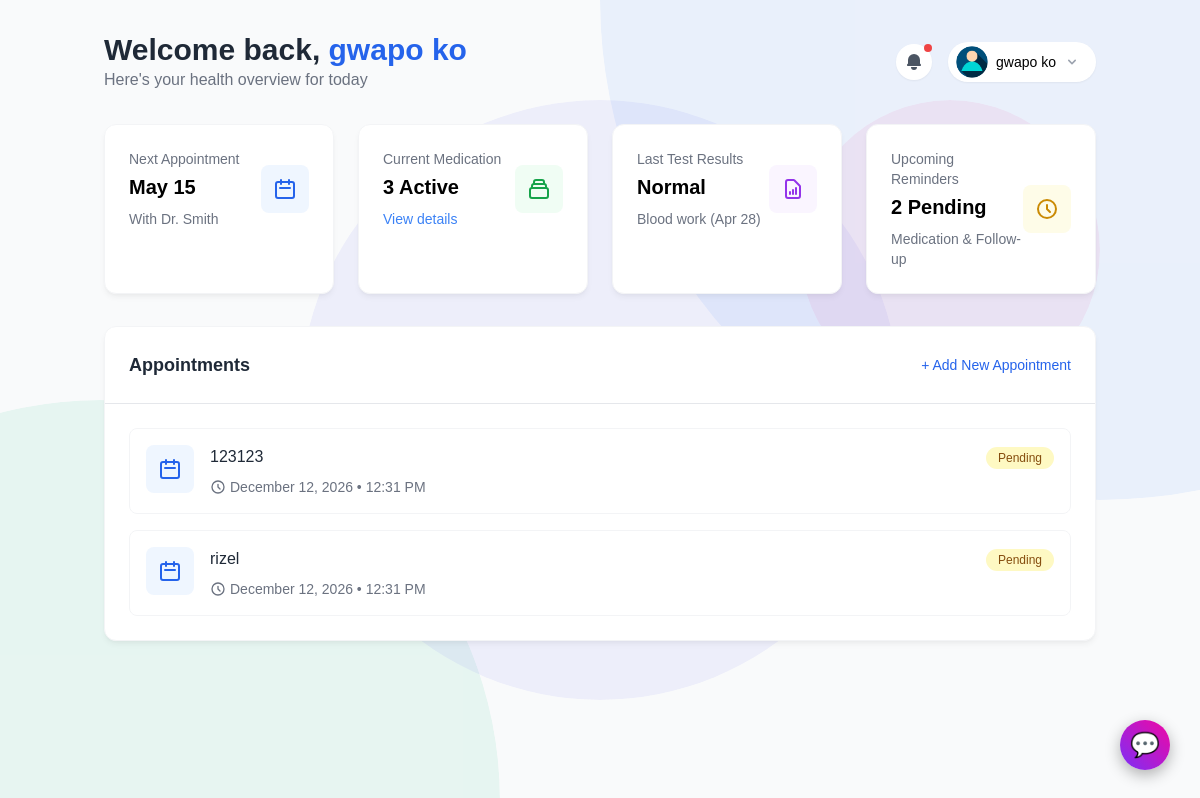
The app's page /patient-dashboard.php (signed in) with its own data.
### tables this page shows
CREATE TABLE `appointments` (
  `id` int(11) NOT NULL,
  `patients_id` int(11) DEFAULT NULL,
  `appointment_date` date DEFAULT NULL,
  `appointment_time` time DEFAULT NULL,
  `appointment_details` varchar(255) DEFAULT NULL,
  `status` varchar(255) DEFAULT NULL
);

### admin/includes/patients-session.php (called while the page is built, shortened)
<?php
$servername = "localhost";
$username   = "root";
$dbpassword = "";
$dbname     = "mhms";
$conn = new mysqli($servername, $username, $dbpassword, $dbname);
$patient_id = $_SESSION['patient_id'];
$appointments_stmt = $conn->prepare("SELECT appointment_date, appointment_time, appointment_details FROM appointments WHERE patients_id = ?");
$appointments_stmt->bind_param("i", $patient_id);
$appointments_stmt->execute();
$appointments_result = $appointments_stmt->get_result();
$appointments = [];
while ($row = $appointments_result->fetch_assoc()) {
    $appointments[] = $row;
}
?>

### patient-dashboard.php (the view, shortened to what this page needs)
<?php include 'admin/includes/patients-session.php'; ?>
<!DOCTYPE html>
<html lang="en">
<head>
    <script src="https://cdn.tailwindcss.com"></script>
</head>
<body class="bg-gray-50 min-h-screen relative overflow-x-hidden">
    <div class="container mx-auto px-4 py-8">
        <div class="flex flex-col md:flex-row justify-between items-start md:items-center mb-8 gap-4">
            <div>
                <h1 class="text-3xl font-bold text-gray-800">Welcome back, <span class="text-blue-600">
                <?php echo htmlspecialchars($_SESSION['first_name']); ?> <?php echo htmlspecialchars($_SESSION['last_name']); ?>
                </span></h1>
                <p class="text-gray-500">Here's your health overview for today</p>
            </div>
            <div class="flex items-center space-x-4">
                <button class="p-2 rounded-full bg-white shadow-sm text-gray-600 hover:bg-gray-50 relative">
                    <svg xmlns="http://www.w3.org/2000/svg" class="h-5 w-5" viewBox="0 0 20 20" fill="currentColor">
                        <path d="M10 2a6 6 0 00-6 6v3.586l-.707.707A1 1 0 004 14h12a1 1 0 00.707-1.707L16 11.586V8a6 6 0 00-6-6zM10 18a3 3 0 01-3-3h6a3 3 0 01-3 3z" />
                    </svg>
                    <span class="absolute top-0 right-0 h-2 w-2 rounded-full bg-red-500"></span>
                </button>
<div class="profile-container relative">
    <button onclick="toggleProfileDropdown()" class="flex items-center space-x-2 bg-white rounded-full pl-2 pr-4 py-1 shadow-sm hover:bg-gray-50">
    <img id="profileImage"
     src="admin/includes/uploads/<?php echo ($_SESSION['profile_image'] ? $_SESSION['profile_image'] : 'patients.png'); ?>"
     class="h-8 w-8 rounded-full" alt="User">
                        <span class="text-sm font-medium">
                        <?php echo htmlspecialchars($_SESSION['first_name']); ?> <?php echo htmlspecialchars($_SESSION['last_name']); ?>
                        </span>
                        <svg xmlns="http://www.w3.org/2000/svg" class="h-4 w-4 text-gray-400" viewBox="0 0 20 20" fill="currentColor">
                            <path fill-rule="evenodd" d="M5.293 7.293a1 1 0 011.414 0L10 10.586l3.293-3.293a1 1 0 111.414 1.414l-4 4a1 1 0 01-1.414 0l-4-4a1 1 0 010-1.414z" clip-rule="evenodd" />
                        </svg>
    </button>
</div>
            </div>
        </div>
        <div class="grid grid-cols-1 md:grid-cols-2 lg:grid-cols-4 gap-6 mb-8">
            <div class="bg-white enhanced-card p-6 rounded-xl border border-gray-100">
                <div class="flex items-center justify-between">
                    <div>
                        <p class="text-sm text-gray-500">Next Appointment</p>
                        <h3 class="text-xl font-bold mt-1">May 15</h3>
                        <p class="text-sm text-gray-500 mt-2">With Dr. Smith</p>
                    </div>
                    <div class="p-3 rounded-lg bg-blue-50 text-blue-600">
                        <svg xmlns="http://www.w3.org/2000/svg" class="h-6 w-6" fill="none" viewBox="0 0 24 24" stroke="currentColor">
                            <path stroke-linecap="round" stroke-linejoin="round" stroke-width="2" d="M8 7V3m8 4V3m-9 8h10M5 21h14a2 2 0 002-2V7a2 2 0 00-2-2H5a2 2 0 00-2 2v12a2 2 0 002 2z" />
                        </svg>
                    </div>
                </div>
            </div>
            <div class="bg-white enhanced-card p-6 rounded-xl border border-gray-100">
                <div class="flex items-center justify-between">
                    <div>
                        <p class="text-sm text-gray-500">Current Medication</p>
                        <h3 class="text-xl font-bold mt-1">3 Active</h3>
                        <p class="text-sm text-blue-500 mt-2">View details</p>
                    </div>
                    <div class="p-3 rounded-lg bg-green-50 text-green-600">
                    </div>
                </div>
            </div>
            <div class="bg-white enhanced-card p-6 rounded-xl border border-gray-100">
                <div class="flex items-center justify-between">
                    <div>
                        <p class="text-sm text-gray-500">Last Test Results</p>
                        <h3 class="text-xl font-bold mt-1">Normal</h3>
                        <p class="text-sm text-gray-500 mt-2">Blood work (Apr 28)</p>
                    </div>
                    <div class="p-3 rounded-lg bg-purple-50 text-purple-600">
                        <svg xmlns="http://www.w3.org/2000/svg" class="h-6 w-6" fill="none" viewBox="0 0 24 24" stroke="currentColor">
                            <path stroke-linecap="round" stroke-linejoin="round" stroke-width="2" d="M9 17v-2m3 2v-4m3 4v-6m2 10H7a2 2 0 01-2-2V5a2 2 0 012-2h5.586a1 1 0 01.707.293l5.414 5.414a1 1 0 01.293.707V19a2 2 0 01-2 2z" />
                        </svg>
                    </div>
                </div>
            </div>
            <div class="bg-white enhanced-card p-6 rounded-xl border border-gray-100">
                <div class="flex items-center justify-between">
                    <div>
                        <p class="text-sm text-gray-500">Upcoming Reminders</p>
                        <h3 class="text-xl font-bold mt-1">2 Pending</h3>
                        <p class="text-sm text-gray-500 mt-2">Medication & Follow-up</p>
                    </div>
                    <div class="p-3 rounded-lg bg-yellow-50 text-yellow-600">
                        <svg xmlns="http://www.w3.org/2000/svg" class="h-6 w-6" fill="none" viewBox="0 0 24 24" stroke="currentColor">
                            <path stroke-linecap="round" stroke-linejoin="round" stroke-width="2" d="M12 8v4l3 3m6-3a9 9 0 11-18 0 9 9 0 0118 0z" />
                        </svg>
                    </div>
                </div>
            </div>
        </div>
<div class="mt-8 bg-white enhanced-card rounded-xl border border-gray-100 overflow-hidden">
    <div class="p-6 border-b">
        <div class="flex justify-between items-center">
            <h2 class="text-lg font-semibold text-gray-800">Appointments</h2>
            <button id="openModalBtn" class="text-sm text-blue-600 hover:text-blue-800">+ Add New Appointment</button>
        </div>
    </div>
    <div class="p-6">
        <div class="space-y-4">
            <?php if (count($appointments) > 0): ?>
                <?php foreach ($appointments as $appointment): ?>
                    <div class="flex items-start p-4 border border-gray-100 rounded-lg">
                        <div class="flex-shrink-0 p-3 rounded-lg bg-blue-50 text-blue-600 mr-4">
                            <svg xmlns="http://www.w3.org/2000/svg" class="h-6 w-6" fill="none" viewBox="0 0 24 24" stroke="currentColor">
                                <path stroke-linecap="round" stroke-linejoin="round" stroke-width="2" d="M8 7V3m8 4V3m-9 8h10M5 21h14a2 2 0 002-2V7a2 2 0 00-2-2H5a2 2 0 00-2 2v12a2 2 0 002 2z" />
                            </svg>
                        </div>
                        <div class="flex-grow">
                            <h3 class="font-medium text-gray-800"><?php echo htmlspecialchars($appointment['appointment_details']); ?></h3>
                            <div class="mt-2 flex items-center text-sm text-gray-500">
                                <svg xmlns="http://www.w3.org/2000/svg" class="h-4 w-4 mr-1" fill="none" viewBox="0 0 24 24" stroke="currentColor">
                                    <path stroke-linecap="round" stroke-linejoin="round" stroke-width="2" d="M12 8v4l3 3m6-3a9 9 0 11-18 0 9 9 0 0118 0z" />
                                </svg>
                                <?php echo date('F j, Y • g:i A', strtotime($appointment['appointment_date'] . ' ' . $appointment['appointment_time'])); ?>
                            </div>
                        </div>
                        <div class="flex-shrink-0 ml-4">
                            <?php
                            $status = 'Pending';
                            echo "<span class='px-3 py-1 text-xs font-medium rounded-full bg-yellow-100 text-yellow-800'>{$status}</span>";
                            ?>
                        </div>
                    </div>
                <?php endforeach; ?>
            <?php else: ?>
                <p class="text-gray-500">You have no upcoming appointments.</p>
            <?php endif; ?>
        </div>
    </div>
</div>
<?php include_once('chatbot.php'); ?>
</body>
</html>

### chatbot.php (shortened to what this page needs)
<!DOCTYPE html>
<html lang="en">
<head>
</head>
<body>
<div class="chatbox-toggle" id="chatboxToggle">
  💬
</div>
</body>
</html>

### patient-dashboard.php (style rules this page uses)
.enhanced-card { box-shadow: 0 4px 6px -1px rgba(0, 0, 0, 0.05), 0 2px 4px -1px rgba(0, 0, 0, 0.03); transition: all 0.3s ease; }

### chatbot.php (style rules this page uses)
body { margin: 0; padding: 0; font-family: 'Poppins', sans-serif; height: 100vh; background: url('R.jpg') no-repeat center center/cover; position: relative; }
.chatbox-toggle { position: fixed; bottom: 30px; right: 30px; background: linear-gradient(45deg, #7b2ff7, #f107a3); color: white; width: 50px; height: 50px; border-radius: 50%; font-size: 24px; display: flex; align-items: center; justify-content: center; cursor: pointer; box-shadow: 0 5px 15px rgba(0,0,0,0.3); z-index: 1001; }

### records on screen
appointments: appointment_details "123123", appointment_date+appointment_time "December 12, 2026 • 12:31 PM", status "Pending"
appointments: appointment_details "rizel", appointment_date+appointment_time "December 12, 2026 • 12:31 PM", status "Pending"

### other values on screen
$_SESSION['first_name'] "gwapo"
$_SESSION['last_name'] "ko"
